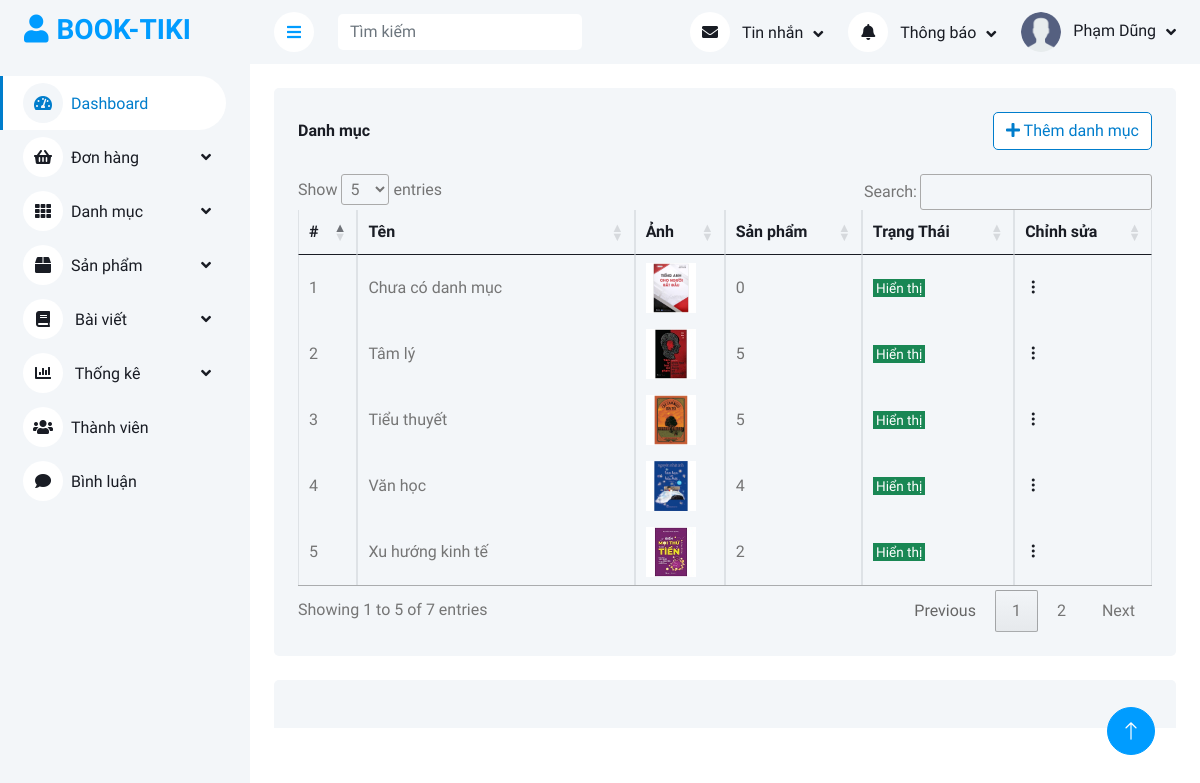
Page /admin/danh-muc/index.php?quanli=danh-sach-danh-muc (signed in) on the committed database.
### tables this page shows
CREATE TABLE `categories` (
  `category_id` int(11) NOT NULL,
  `name` varchar(255) NOT NULL,
  `image` varchar(255) NOT NULL,
  `status` tinyint(1) NOT NULL DEFAULT 1
);

### admin/models_admin/pdo_library.php (called while the page is built, shortened)
<?php
function pdo_query($sql){
    $sql_args = array_slice(func_get_args(), 1);
    try{
        $conn = pdo_get_connection();
        $stmt = $conn->prepare($sql);
        $stmt->execute($sql_args);
        $rows = $stmt->fetchAll();
        return $rows;
    }
    catch(PDOException $e){
        throw $e;
    }
    finally{
        unset($conn);
    }
}
?>

### admin/models_admin/CategoryModel.php (called while the page is built, shortened)
<?php
    class CategoryModel {
        public function getCategoryProductCount() {
            $sql = "SELECT c.name AS category_name, c.status AS category_status,
                    c.image AS category_image, c.category_id AS cate_id,
                    COUNT(p.product_id) AS qty_product
                    FROM categories c
                    LEFT JOIN products p
                    ON c.category_id = p.category_id
                    GROUP BY c.category_id";
            return pdo_query($sql);
        }
    }
?>

### admin/danh-muc/list.php (the view, shortened to what this page needs)
<?php
    $list_catgories = $CategoryModel->getCategoryProductCount();
?>
<div class="container-fluid pt-4 px-4">
    <div class="bg-light text-center rounded p-4">
        <div class="d-flex align-items-center justify-content-between mb-4">
            <h6 class="mb-0">Danh mục</h6>
            <a href="them-danh-muc" class="btn btn-custom"><i class="fa fa-plus"></i> Thêm danh mục</a>
        </div>
        <div class="table-responsive">
            <table class="table text-start align-middle table-bordered table-hover mb-0" id="categories-list">
                <thead>
                    <tr class="text-dark">
                        <th scope="col">#</th>
                        <th scope="col">Tên</th>
                        <th scope="col">Ảnh</th>
                        <th scope="col">Sản phẩm</th>
                        <th scope="col">Trạng Thái</th>
                        <th scope="col">Chỉnh sửa</th>
                    </tr>
                </thead>
                <tbody>
                    <?php
                        $i = 0;
                    foreach ($list_catgories as $value) {
                    $i++;
                    extract($value);
                    ?>
                    <tr>
                        <td><?=$i?></td>
                        <td style="min-width: 200px;"><?=$category_name?></td>
                        <td>
                            <img style="max-width: 50px;" src="../upload/<?=$category_image?>" alt="">
                        </td>
                        <td><?=$qty_product?></td>
                        <td style="min-width: 100px;">
                            <?php
                            $trangThai = 'Tạm ẩn';
                            if($category_status == 1) {
                                $trangThai = 'Hiển thị';
                                echo '<span class="btn-small btn-success">'.$trangThai.'</span>';
                            }else {
                                echo '<span class="btn-small btn-danger">'.$trangThai.'</span>';
                            }
                            ?>
                        </td>
                        <td>
                            <div class="dropdown">
                                <a href="#" data-bs-toggle="dropdown" class="fs-24 text-gray ">
                                    <i class="bi bi-three-dots-vertical text-dark"></i>
                                </a>
                            </div>
                        </td>
                    </tr>
                    <?php
                    }
                    ?>
                </tbody>
            </table>
        </div>
    </div>
</div>

### admin/public_admin/css/style.css (style rules this page uses)
:root { --primary: #007dcc; --light: #F3F6F9; --dark: #191C24; }
.btn { transition: .5s; }

### admin/public_admin/css/custom.css (style rules this page uses)
.btn-custom { color: #007dcc; background-color: white; border-color: #007dcc; }
.btn-small { padding: .05rem 0.2rem; font-size: .85rem; }

### rows in the picture
categories: name "Chưa có danh mục", image (picture), qty_product "0", status "Hiển thị"
categories: name "Tâm lý", image (picture), qty_product "5", status "Hiển thị"
categories: name "Tiểu thuyết", image (picture), qty_product "5", status "Hiển thị"
categories: name "Văn học", image (picture), qty_product "4", status "Hiển thị"
categories: name "Xu hướng kinh tế", image (picture), qty_product "2", status "Hiển thị"

### other values in the picture
$_SESSION['user_admin']['full_name'] "Phạm Dũng"
